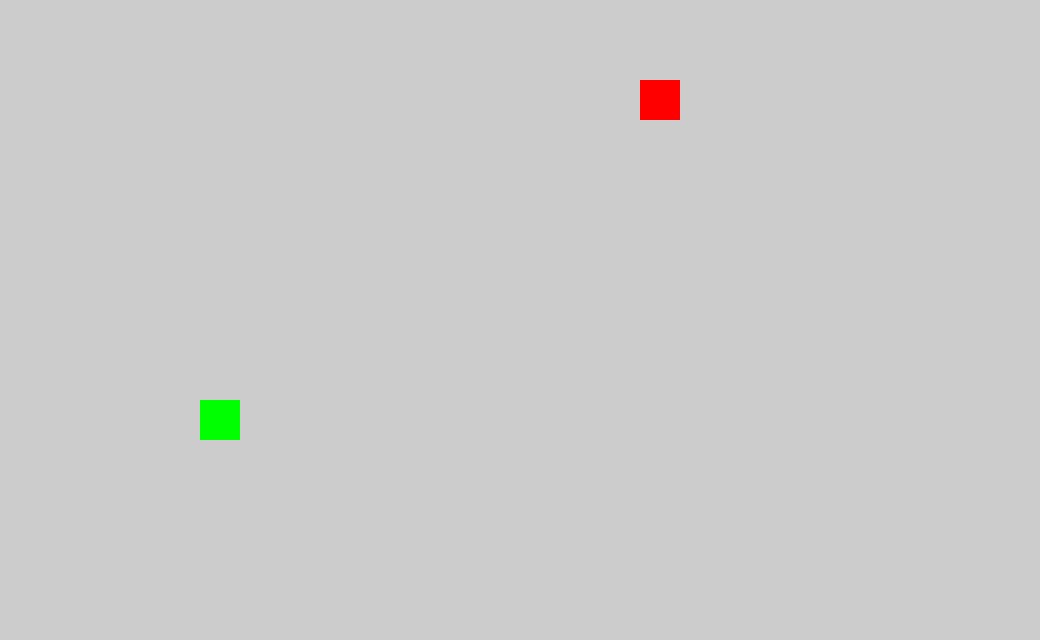
Frame 1 (no input)
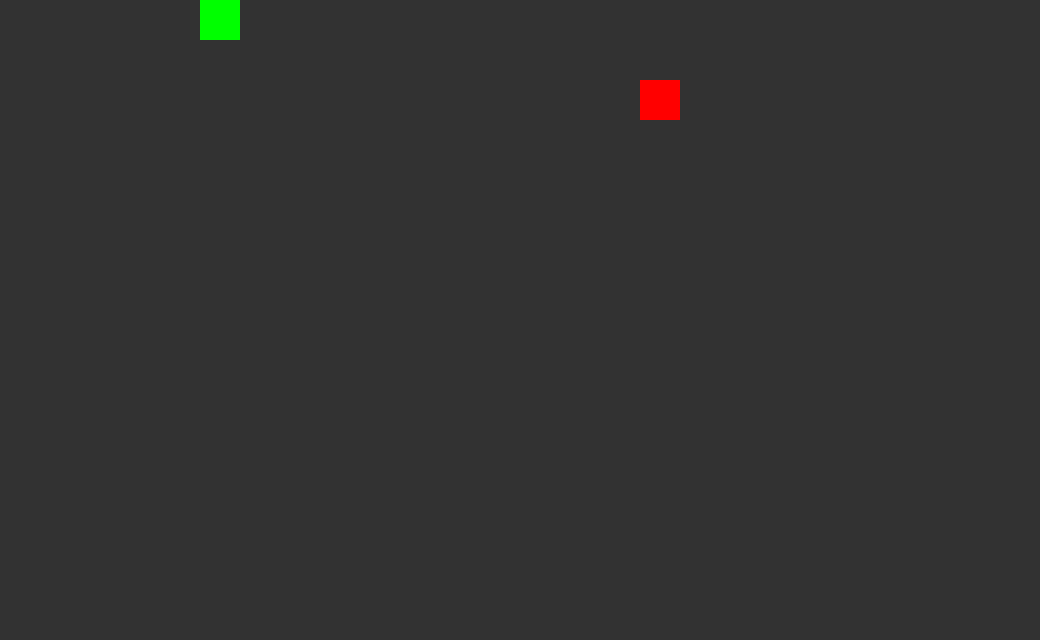
Frame 60 (the mouse pressed at the canvas centre just before this capture)
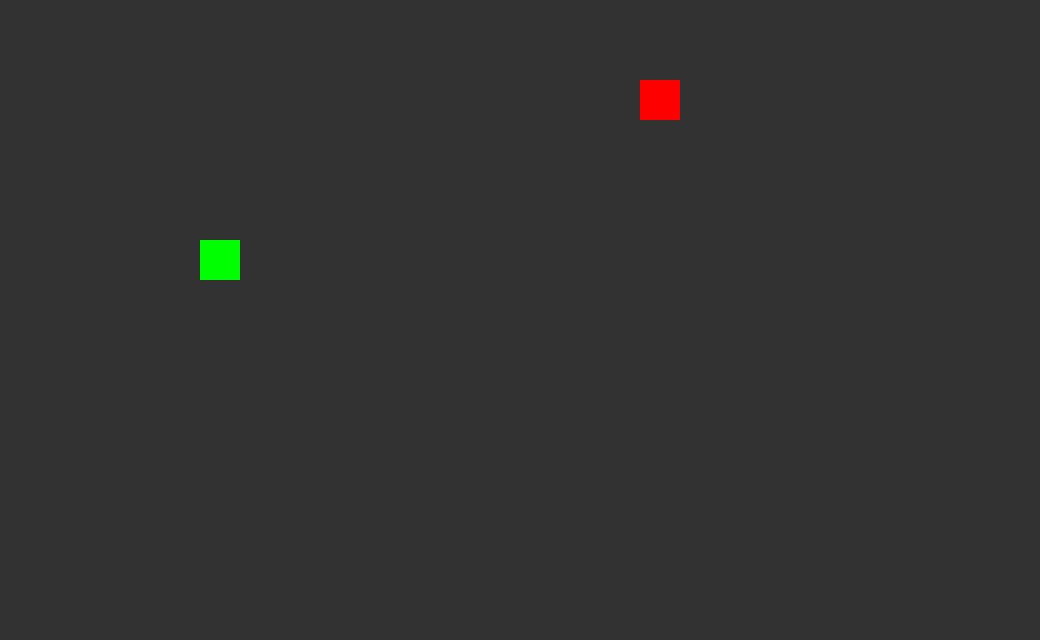
Frame 120 (the mouse held since frame 60 and released just before this capture)

The Processing sketch that drew these frames (run headless with seeded random() and noise(); from frame 60 on, the mouse is pressed at the canvas centre):

// Processing sketch: CompleteGame
// ── CompleteGame.pde

GameManager game;

void setup(){
  size(1040,640);
  game = new GameManager();
}

void draw(){
  game.Update();
  game.Render();
}

void keyPressed(){
  game.KeyPressed();
}

// ── Apple.pde
class Apple extends Entity{
  
  public Apple(int startX, int startY){
    super(startX, startY, color(255,0,0));
  }
  
}

// ── Direction.pde
enum Direction
{
  UP,
  DOWN,
  LEFT,
  RIGHT
}

// ── Entity.pde
class Entity{
  public Position pos;
  private color col;
  
  public Entity(int startX, int startY, color col){
    pos = new Position(startX, startY);
    this.col = col;
  }
  
  public void Render(){
    fill(col);
    noStroke();
    rect(pos.x*40,pos.y*40,40,40);
  }
}

// ── GameManager.pde
class GameManager {

  public Snake snake;
  public Apple apple;

  public int gridWidth = 25;
  public int gridHeight = 15;
  

  public GameManager(){
    ResetGame();
  }

  public void Update() {
    if (frameCount%10 == 0) {
      background(50);
      snake.Move();

      snake.WrapRound(gridWidth, gridHeight);
      if (snake.head.pos.x == apple.pos.x && snake.head.pos.y == apple.pos.y) {
        RespawnApple();
        snake.Grow();
      }

      if (GetFreePositions().size()==0) {
        //win
        ResetGame();
      } else if (snake.hasCrashed) {
        //lose
        ResetGame();
      }
    }
  }

  public void Render() {
    snake.Render();
    apple.Render();
  }

  public void KeyPressed() {
    switch(key) {
    case 'A':
    case 'a':
      snake.TrySetNextMoveDirection(Direction.LEFT);
      break;
    case 'D':
    case 'd':
      snake.TrySetNextMoveDirection(Direction.RIGHT);
      break;
    case 'W':
    case 'w':
      snake.TrySetNextMoveDirection(Direction.UP);
      break;
    case 'S':
    case 's':
      snake.TrySetNextMoveDirection(Direction.DOWN);
      break;
    }
  }


  void ResetGame() {
    snake = new Snake(5, 10);
    RespawnApple();
  }

  void RespawnApple() {
    ArrayList<Position> freePositions = GetFreePositions();
    if (freePositions.size()>0) {
      Position selectedPosition = freePositions.get((int)random(0, freePositions.size()));
      apple = new Apple(selectedPosition.x, selectedPosition.y);
    }
  }

  ArrayList<Position> GetFreePositions() {
    ArrayList<Position> freePosition = new ArrayList<Position>();
    for (int x = 0; x < gridWidth; x++) {
      for (int y = 0; y < gridHeight; y++) {
        if (!snake.HasSegmentAt(x, y)) {
          freePosition.add(new Position(x, y));
        }
      }
    }
    return freePosition;
  }
}

// ── Position.pde
class Position{
  public int x;
  public int y;
  
  public Position(int startX, int startY){
    x = startX;
    y = startY;
  }
}

// ── Snake.pde
class Snake {
  public boolean hasCrashed = false;
  Direction moveDirection = Direction.DOWN;
  Direction nextDirection = Direction.DOWN;
  ArrayList<SnakeSegment> segments = new ArrayList<SnakeSegment>();
  public SnakeSegment head;
  
  
  public Snake(int startX, int startY){
    segments = new ArrayList<SnakeSegment>();
    head = new SnakeSegment(startX, startY);
    segments.add(head);
  }
  
  public void Grow(){
    SnakeSegment lastSegment = segments.get(segments.size()-1);
    SnakeSegment newSegment = new SnakeSegment(lastSegment.pos.x,lastSegment.pos.y);
    segments.add(newSegment);
  }
  
  public void Render(){
    for(SnakeSegment s : segments){
      s.Render();
    }
  }
  
  public void Move(){
    for(int i = segments.size()-1; i > 0; i--)
    {
      segments.get(i).pos.x = segments.get(i-1).pos.x;
      segments.get(i).pos.y = segments.get(i-1).pos.y;
    }
    
    switch(moveDirection)
    {
      case UP: head.pos.y -= 1;
      break;
      case DOWN: head.pos.y += 1;
      break;
      case LEFT: head.pos.x -= 1;
      break;
      case RIGHT: head.pos.x += 1;
      break;
    }
    
    for(int i = 1; i < segments.size(); i++){
      SnakeSegment currentSegment = segments.get(i);
      if(head.pos.x==currentSegment.pos.x && head.pos.y==currentSegment.pos.y){
        hasCrashed = true;
      }
    }
    
    moveDirection = nextDirection;
  }
  
  public void WrapRound(int w, int h){
    if(head.pos.x<0){
        head.pos.x = w;
      }
      if(head.pos.x>w){
        head.pos.x = 0;
      }
      if(head.pos.y<0){
        head.pos.y = h;
      }
      if(head.pos.y>h){
        head.pos.y = 0;
      }
  }
  
  public void TrySetNextMoveDirection(Direction newDirection){
    if(moveDirection==Direction.LEFT && newDirection!=Direction.RIGHT){
      nextDirection = newDirection;
    }
    else if(moveDirection==Direction.RIGHT && newDirection!=Direction.LEFT){
      nextDirection = newDirection;
    }
    else if(moveDirection==Direction.UP && newDirection!=Direction.DOWN){
      nextDirection = newDirection;
    }
    else if(moveDirection==Direction.DOWN && newDirection!=Direction.UP){
      nextDirection = newDirection;
    }
  }
  
  public boolean HasSegmentAt(int x, int y){
    for(SnakeSegment s : segments){
      if(s.pos.x==x && s.pos.y==y){
        return true;
      }
    }
    return false;
  }
  
}

// ── SnakeSegment.pde
class SnakeSegment extends Entity{
  
  public SnakeSegment(int startX, int startY){
    super(startX, startY, color(0,255,0));
  }
  
}
